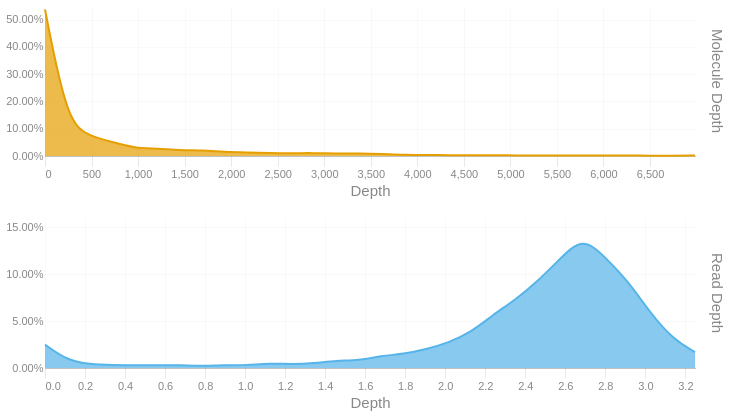

The cell this chart's notebook holds for it:
### Code cell
readdep = depth_hist(tb['Read Depth'], q99, 3)
readdep = readdep.with_columns(pl.lit('Read Depth').alias('Metric'))
if not SKIPLR:
    moldep = depth_hist(tb['Molecule Depth'], mol_q99, 1)
    moldep = moldep.with_columns(pl.lit('Molecule Depth').alias('Metric'))
    _hist = pl.concat([readdep, moldep])
    _hist = _hist.filter(pl.col('Proportion') != 0)
    with SafeRender(_hist):
        (
            alt.Chart(_hist)        
            .mark_area(interpolate = "basis")
            .encode(
                x=alt.X('Bin:Q').scale(domainMin=0).axis(alt.Axis(title='Depth')),
                y = alt.Y('Proportion:Q', title = None).axis(format = '.2%'),
                color = alt.Color('Metric:N').legend(None),
                row = alt.Row("Metric:N").header(title = None, labelOrient = 'right'),
                tooltip = [
                    alt.Tooltip("Metric:N", title = "Metric"),
                    alt.Tooltip('Interval:N', title = "Depth Interval"),
                    alt.Tooltip('Proportion:Q', title = "% Alignments").format('.2%')
                ]
            )
            .resolve_scale(x='independent', y='independent')
            .properties(
                height = 150, width = 650,
                usermeta={'embedOptions': {'downloadFileName': f'{samplename}.depth.hist'}}
            )
        ).display()
else:
    readdep = readdep.filter(pl.col('Proportion') != 0)
    with SafeRender(readdep):
        (
            alt.Chart(readdep)        
            .mark_area(interpolate = "basis")
            .encode(
                x=alt.X('Bin:Q').scale(domainMin=0).axis(alt.Axis(title='Depth')),
                y = alt.Y('Proportion:Q', title = None).axis(format = '.2%'),
                tooltip = [
                    alt.Tooltip('Interval:N', title = "Depth Interval"),
                    alt.Tooltip('Proportion:Q', title = "% Alignments").format('.2%')
                ]
            )
            .properties(
                usermeta={'embedOptions': {'downloadFileName': f'{samplename}.depth.hist'}}
            )
        ).display()

### Figure 1 — Vega-Lite specification as saved in the notebook (floating-point values rounded to 4 significant figures)
{"width": 650, "height": 150, "config": {"title": {"anchor": "start", "dy": -15, "fontSize": 18, "color": "#888888", "subtitleColor": "#888888", "subtitleFontSize": 14}, "arc": {"fill": "#0072B2"}, "axis": {"domainColor": "#888888", "domainWidth": 0.5, "gridWidth": 0.2, "grid": false, "titleFontWeight": 400, "titleFontSize": 15, "labelFontSize": 11, "labelColor": "#888888", "tickColor": "#888888", "tickWidth": 0.2, "titleColor": "#888888"}, "axisBand": {"grid": false}, "axisX": {"grid": true, "tickSize": 10, "domainCap": "round"}, "axisY": {"domain": false, "grid": true, "tickSize": 0, "domainCap": "round"}, "background": "transparent", "header": {"labelFontSize": 15, "labelColor": "#888888", "titleFontSize": 15, "titleFontWeight": 600, "titleColor": "#888888"}, "legend": {"labelFont": "sans-serif", "labelFontSize": 12, "labelColor": "#888888", "symbolSize": 100, "symbolType": "circle", "titleFontSize": 12, "titlePadding": 10, "titleColor": "#888888", "title": null}, "range": {"category": ["#E69F00", "#56B4E9", "#009E73", "#F0E442", "#0072B2", "#D55E00", "#CC79A7", "#000000"], "diverging": ["#cfe8f3", "#a2d4ec", "#73bfe2", "#46abdb", "#1696d2", "#12719e"]}, "area": {"fill": "#0072B2", "fillOpacity": 0.7, "line": true, "strokeOpacity": 0.7}, "line": {"color": "#0072B2", "stroke": "#0072B2", "strokeWidth": 2}, "trail": {"color": "#0072B2", "stroke": "#0072B2", "strokeWidth": 0, "size": 1}, "point": {"filled": true, "fillOpacity": 1.0, "size": 95}, "text": {"color": "#888888", "fontSize": 11, "align": "right", "fontWeight": 400, "size": 11}, "bar": {"fill": "#0072B2", "stroke": null}, "view": {"stroke": null, "continuousWidth": 660, "continuousHeight": 400}}, "data": {"name": "data-4b4a0b8cfc723a9820ff234dfd862033"}, "mark": {"type": "area", "interpolate": "basis"}, "encoding": {"color": {"field": "Metric", "legend": null, "type": "nominal"}, "row": {"field": "Metric", "header": {"title": null, "labelOrient": "right"}, "type": "nominal"}, "tooltip": [{"field": "Metric", "title": "Metric", "type": "nominal"}, {"field": "Interval", "title": "Depth Interval", "type": "nominal"}, {"field": "Proportion", "format": ".2%", "title": "% Alignments", "type": "quantitative"}], "x": {"axis": {"title": "Depth"}, "field": "Bin", "scale": {"domainMin": 0}, "type": "quantitative"}, "y": {"axis": {"format": ".2%"}, "field": "Proportion", "title": null, "type": "quantitative"}}, "resolve": {"scale": {"x": "independent", "y": "independent"}}, "usermeta": {"embedOptions": {"downloadFileName": "S1_Tusket_029.depth.hist"}}, "$schema": "https://vega.github.io/schema/vega-lite/v6.1.0.json", "datasets": {"data-4b4a0b8cfc723a9820ff234dfd862033": [{"Bin": 0.0, "Interval": "0.0-0.112", "Proportion": 0.025, "Metric": "Read Depth"}, {"Bin": 0.112, "Interval": "0.112-0.224", "Proportion": 0.008, "Metric": "Read Depth"}, {"Bin": 0.224, "Interval": "0.224-0.336", "Proportion": 0.004, "Metric": "Read Depth"}, {"Bin": 0.336, "Interval": "0.336-0.448", "Proportion": 0.003, "Metric": "Read Depth"}, {"Bin": 0.448, "Interval": "0.448-0.56", "Proportion": 0.003, "Metric": "Read Depth"}, {"Bin": 0.56, "Interval": "0.56-0.672", "Proportion": 0.003, "Metric": "Read Depth"}, {"Bin": 0.672, "Interval": "0.672-0.784", "Proportion": 0.003, "Metric": "Read Depth"}, {"Bin": 0.784, "Interval": "0.784-0.896", "Proportion": 0.002, "Metric": "Read Depth"}, {"Bin": 0.896, "Interval": "0.896-1.008", "Proportion": 0.003, "Metric": "Read Depth"}, {"Bin": 1.008, "Interval": "1.008-1.12", "Proportion": 0.003, "Metric": "Read Depth"}, {"Bin": 1.12, "Interval": "1.12-1.232", "Proportion": 0.005, "Metric": "Read Depth"}, {"Bin": 1.232, "Interval": "1.232-1.344", "Proportion": 0.004, "Metric": "Read Depth"}, {"Bin": 1.344, "Interval": "1.344-1.456", "Proportion": 0.005, "Metric": "Read Depth"}, {"Bin": 1.456, "Interval": "1.456-1.568", "Proportion": 0.008, "Metric": "Read Depth"}, {"Bin": 1.568, "Interval": "1.568-1.68", "Proportion": 0.008, "Metric": "Read Depth"}, {"Bin": 1.68, "Interval": "1.68-1.792", "Proportion": 0.013, "Metric": "Read Depth"}, {"Bin": 1.792, "Interval": "1.792-1.904", "Proportion": 0.015, "Metric": "Read Depth"}, {"Bin": 1.904, "Interval": "1.904-2.016", "Proportion": 0.02, "Metric": "Read Depth"}, {"Bin": 2.016, "Interval": "2.016-2.128", "Proportion": 0.027, "Metric": "Read Depth"}, {"Bin": 2.128, "Interval": "2.128-2.24", "Proportion": 0.038, "Metric": "Read Depth"}, {"Bin": 2.24, "Interval": "2.24-2.352", "Proportion": 0.057, "Metric": "Read Depth"}, {"Bin": 2.352, "Interval": "2.352-2.464", "Proportion": 0.073, "Metric": "Read Depth"}, {"Bin": 2.464, "Interval": "2.464-2.576", "Proportion": 0.093, "Metric": "Read Depth"}, {"Bin": 2.576, "Interval": "2.576-2.688", "Proportion": 0.117, "Metric": "Read Depth"}, {"Bin": 2.688, "Interval": "2.688-2.8", "Proportion": 0.14, "Metric": "Read Depth"}, {"Bin": 2.8, "Interval": "2.8-2.912", "Proportion": 0.118, "Metric": "Read Depth"}, {"Bin": 2.912, "Interval": "2.912-3.024", "Proportion": 0.093, "Metric": "Read Depth"}, {"Bin": 3.024, "Interval": "3.024-3.136", "Proportion": 0.059, "Metric": "Read Depth"}, {"Bin": 3.136, "Interval": "3.136-3.248", "Proportion": 0.031, "Metric": "Read Depth"}, {"Bin": 3.248, "Interval": "3.248-3.36", "Proportion": 0.017, "Metric": "Read Depth"}, {"Bin": 0.0, "Interval": "0.0-240.8", "Proportion": 0.537, "Metric": "Molecule Depth"}, {"Bin": 240.8, "Interval": "240.8-481.6", "Proportion": 0.119, "Metric": "Molecule Depth"}, {"Bin": 481.6, "Interval": "481.6-722.4", "Proportion": 0.074, "Metric": "Molecule Depth"}, {"Bin": 722.4, "Interval": "722.4-963.2", "Proportion": 0.051, "Metric": "Molecule Depth"}, {"Bin": 963.2, "Interval": "963.2-1204.0", "Proportion": 0.029, "Metric": "Molecule Depth"}, {"Bin": 1204.0, "Interval": "1204.0-1444.8", "Proportion": 0.028, "Metric": "Molecule Depth"}, {"Bin": 1445.0, "Interval": "1444.8-1685.7", "Proportion": 0.021, "Metric": "Molecule Depth"}, {"Bin": 1686.0, "Interval": "1685.7-1926.5", "Proportion": 0.021, "Metric": "Molecule Depth"}, {"Bin": 1926.0, "Interval": "1926.5-2167.3", "Proportion": 0.015, "Metric": "Molecule Depth"}, {"Bin": 2167.0, "Interval": "2167.3-2408.1", "Proportion": 0.013, "Metric": "Molecule Depth"}, {"Bin": 2408.0, "Interval": "2408.1-2648.9", "Proportion": 0.011, "Metric": "Molecule Depth"}, {"Bin": 2649.0, "Interval": "2648.9-2889.7", "Proportion": 0.01, "Metric": "Molecule Depth"}, {"Bin": 2890.0, "Interval": "2889.7-3130.5", "Proportion": 0.011, "Metric": "Molecule Depth"}, {"Bin": 3130.0, "Interval": "3130.5-3371.3", "Proportion": 0.009, "Metric": "Molecule Depth"}, {"Bin": 3371.0, "Interval": "3371.3-3612.1", "Proportion": 0.01, "Metric": "Molecule Depth"}, {"Bin": 3612.0, "Interval": "3612.1-3852.9", "Proportion": 0.008, "Metric": "Molecule Depth"}, {"Bin": 3853.0, "Interval": "3852.9-4093.7", "Proportion": 0.004, "Metric": "Molecule Depth"}, {"Bin": 4094.0, "Interval": "4093.7-4334.6", "Proportion": 0.004, "Metric": "Molecule Depth"}, {"Bin": 4335.0, "Interval": "4334.6-4575.4", "Proportion": 0.003, "Metric": "Molecule Depth"}, {"Bin": 4575.0, "Interval": "4575.4-4816.2", "Proportion": 0.002, "Metric": "Molecule Depth"}, {"Bin": 4816.0, "Interval": "4816.2-5057.0", "Proportion": 0.003, "Metric": "Molecule Depth"}, {"Bin": 5057.0, "Interval": "5057.0-5297.8", "Proportion": 0.002, "Metric": "Molecule Depth"}, {"Bin": 5298.0, "Interval": "5297.8-5538.6", "Proportion": 0.002, "Metric": "Molecule Depth"}, {"Bin": 5539.0, "Interval": "5538.6-5779.4", "Proportion": 0.002, "Metric": "Molecule Depth"}, {"Bin": 5779.0, "Interval": "5779.4-6020.2", "Proportion": 0.002, "Metric": "Molecule Depth"}, {"Bin": 6020.0, "Interval": "6020.2-6261.0", "Proportion": 0.002, "Metric": "Molecule Depth"}, {"Bin": 6261.0, "Interval": "6261.0-6501.8", "Proportion": 0.002, "Metric": "Molecule Depth"}, {"Bin": 6502.0, "Interval": "6501.8-6742.6", "Proportion": 0.001, "Metric": "Molecule Depth"}, {"Bin": 6743.0, "Interval": "6742.6-6983.4", "Proportion": 0.001, "Metric": "Molecule Depth"}, {"Bin": 6983.0, "Interval": "6983.4-7224.25", "Proportion": 0.002, "Metric": "Molecule Depth"}]}}
